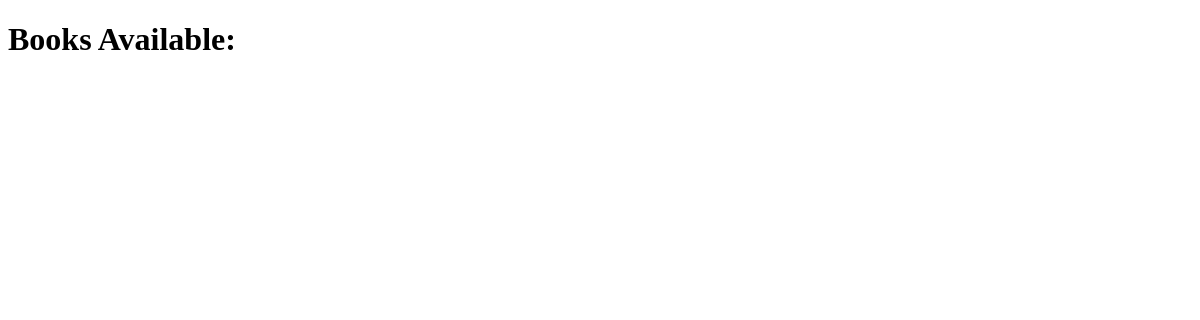
/, run on an earlier commit of the app's database.
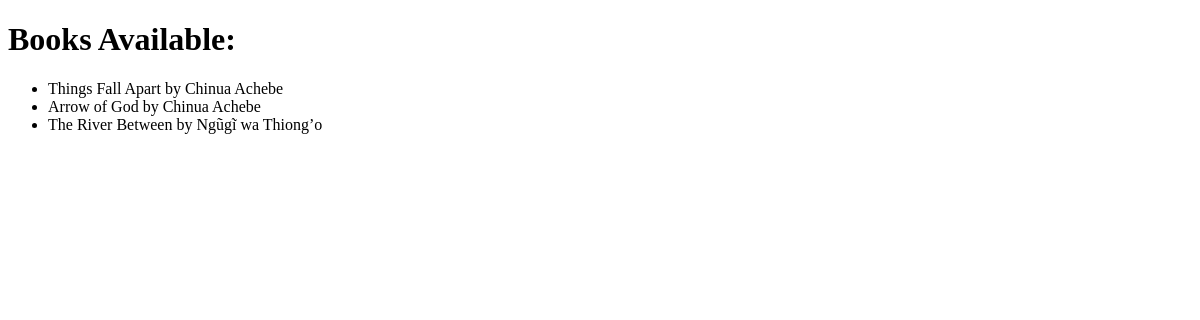
And on a later commit of the database.
### relationship_app/models.py (models this page shows, shortened)
class Book(models.Model):
    title = models.CharField(max_length=200)
    author = models.ForeignKey(Author, on_delete=models.CASCADE, related_name='books')

class Author(models.Model):
    name = models.CharField(max_length=100)

### relationship_app/views.py (the view)
# urls.py: path('', list_books, name='home'),  # root URL now shows all books
def list_books(request):
    books = Book.objects.all()
    return render(request, 'relationship_app/list_books.html', {'books': books})

### relationship_app/templates/relationship_app/list_books.html (shortened to what this page needs)
<!DOCTYPE html>
<html lang="en">
<head>
</head>
<body>
    <h1>Books Available:</h1>
    <ul>
        {% for book in books %}
        <li>{{ book.title }} by {{ book.author.name }}</li>
        {% endfor %}
    </ul>
</body>
</html>

What changed in the data, as far as the page shows it:
added Book: title "Things Fall Apart", author.name "Chinua Achebe"
added Book: title "Arrow of God", author.name "Chinua Achebe"
added Book: title "The River Between", author.name "Ngũgĩ wa Thiong’o"
